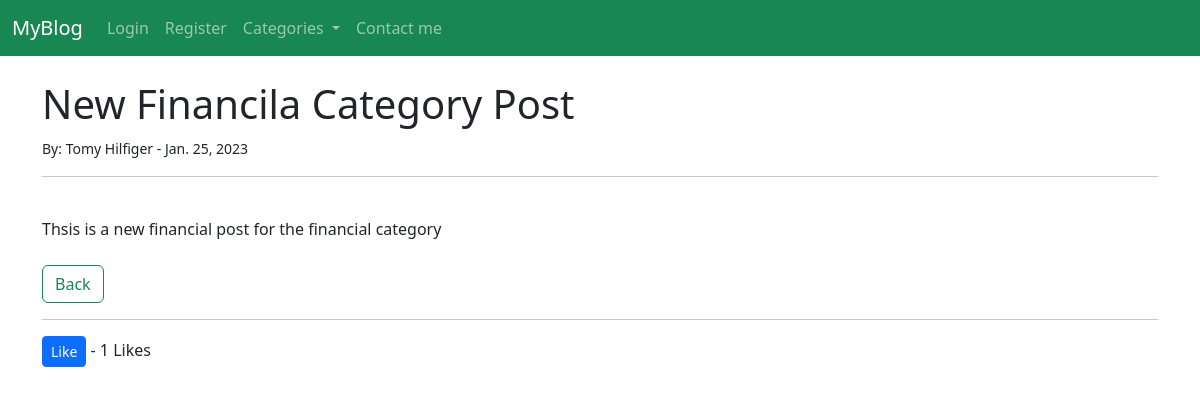
The app's page /article/9 with its own data.
### myblog/models.py (models this page shows, shortened)
class Post(models.Model):
	title = models.CharField(max_length=255)
	title_tag = models.CharField(max_length=255, default="My Blog")
	author = models.ForeignKey(User, on_delete=models.CASCADE)
	body = models.TextField()
	post_date = models.DateField(auto_now_add=True)
	category = models.CharField(max_length=255, default="random")
	likes = models.ManyToManyField(User, related_name='blog_posts') # related_name is like the ForeignKey
	def total_likes(self):
		return self.likes.count()

### myblog/views.py (the view)
# urls.py: path('article/<int:pk>', ArticleDetailView.as_view(), name="article-detail"),
class ArticleDetailView(DetailView):
	model = Post
	template_name = 'article_details.html'
	def get_context_data(self, *args, **kwargs):
		cat_menu = Category.objects.all()
		context = super(ArticleDetailView, self).get_context_data(*args, **kwargs)
		context['cat_menu'] = cat_menu
		likes_from_db = get_object_or_404(Post, id=self.kwargs['pk'])
		total_likes = likes_from_db.total_likes() # total_likes() comming from models.py/total_likes()
		context['total_likes'] = total_likes
		return context

### myblog/models.py (called while the page is built)
	def __str__(self):
		return self.name

### myblog/templates/article_details.html (shortened to what this page needs)
{% extends 'base.html' %}
{% block content %}
<h1>{{ post.title }}</h1>
<small>By: 	{{ post.author.first_name }}
			{{ post.author.last_name }} -
			{{ post.post_date }}
</small><br>
<hr><br>
{{ post.body|safe }}
<br><br>
<a href="{% url 'home' %}" class="btn btn-outline-success">Back</a>
<hr>
<form action="{% url 'like_post' post.pk %}" method="POST">
	<button type="submit", name="post_liked", value="{{ post.id }}", class="btn btn-primary btn-sm">
		Like
	</button> - {{ total_likes }} Likes
</form>
{% endblock %}

### records on screen
Post: title "New Financila Category Post", author.first_name "Tomy", author.last_name "Hilfiger", post_date "Jan. 25, 2023", body "Thsis is a new financial post for the financial category"

### other values on screen
{{ total_likes }} "1"
